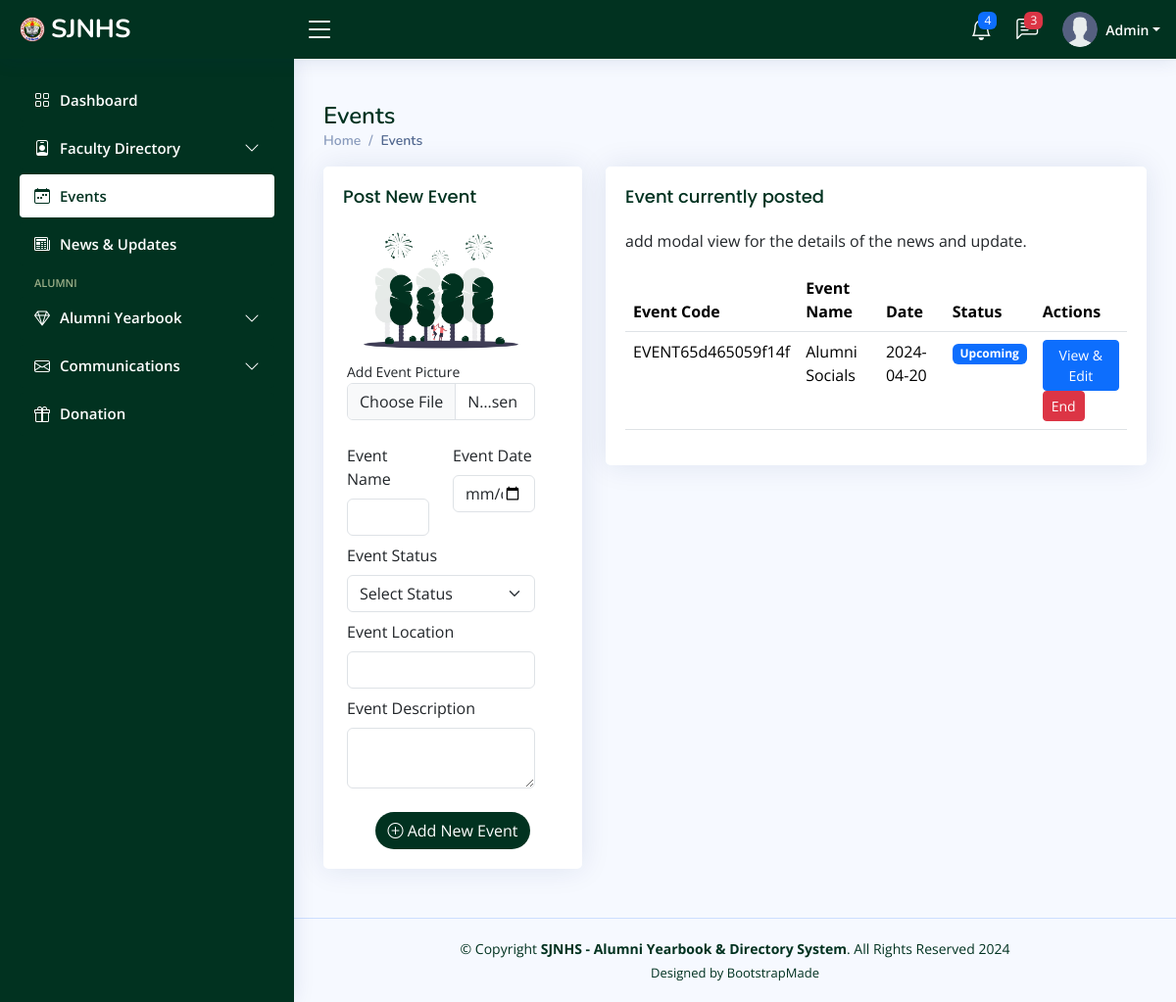
/admin/events.php (signed in), run on an earlier commit of the app's database.
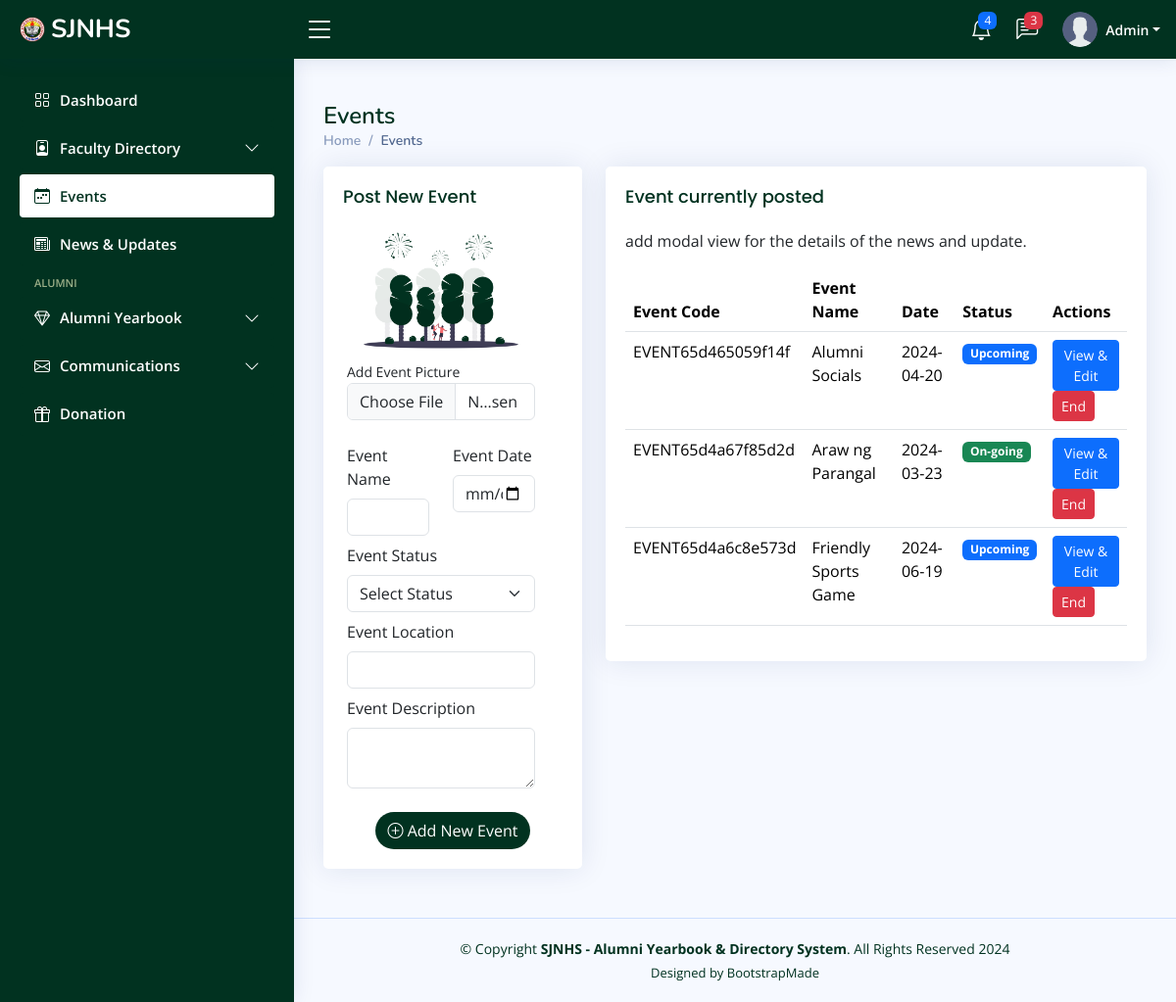
And on a later commit of the database.
### tables this page shows
CREATE TABLE `events` (
  `id` int(11) UNSIGNED NOT NULL,
  `eventsCode` varchar(255) NOT NULL,
  `eventName` varchar(255) NOT NULL,
  `eventDate` date NOT NULL,
  `eventStatus` int(11) NOT NULL,
  `eventLocation` varchar(255) NOT NULL,
  `eventDescription` text NOT NULL,
  `eventPicture` varchar(255) NOT NULL,
  `date_created` date NOT NULL DEFAULT current_timestamp()
);

### admin/events.php (the view, shortened to what the changed rows need)
<?php
include_once 'includes/header.php';
include_once 'includes/conn.php';
?>
<main id="main" class="main">
    <div class="pagetitle">
        <h1>Events</h1>
    </div>
    <section class="section">
        <div class="row">
            <div class="col-lg-8">
                <div class="card">
                    <div class="card-body">
                        <table class="table datatable">
                            <thead>
                                <tr>
                                    <th scope="col">Event Code</th>
                                    <th scope="col">Event Name</th>
                                    <th scope="col">Date</th>
                                    <th scope="col">Status</th>
                                    <th scope="col">Actions</th>
                                </tr>
                            </thead>
                            <tbody>
                                <?php
                                $sql = "SELECT * FROM events";
                                $result = mysqli_query($conn, $sql);
                                if (mysqli_num_rows($result) > 0) {
                                    while ($row = mysqli_fetch_assoc($result)) {
                                        echo "<tr>";
                                        echo "<td>{$row['eventsCode']}</td>";
                                        echo "<td>{$row['eventName']}</td>";
                                        echo "<td>{$row['eventDate']}</td>";
                                        echo "<td>";
                                        switch ($row['eventStatus']) {
                                            case "1":
                                                echo '<span class="badge bg-success">On-going</span>';
                                                break;
                                            case "2":
                                                echo '<span class="badge bg-primary">Upcoming</span>';
                                                break;
                                        }echo "</td>";
                                        echo "<td>
                                        <button class='btn btn-primary btn-sm' onclick='viewEditEvent({$row['id']})' data-bs-toggle='modal' data-bs-target='#eventModal'>View &amp; Edit</button>
                                                <button class='btn btn-danger btn-sm'>End</button>
                                            </td>";
                                        echo "</tr>";
                                    }
                                } else {
                                    echo "<tr><td colspan='5'>No events found</td></tr>";
                                }
                                ?>
                            </tbody>
                        </table>
                    </div>
                </div>
            </div>
        </div>
    </section>
</main>
<?php
include_once 'includes/footer.php';
?>

What changed in the data, as far as the page shows it:
added events: eventsCode "EVENT65d4a67f85d2d", eventName "Araw ng Parangal", eventDate "2024-03-23", eventStatus "On-going"
added events: eventsCode "EVENT65d4a6c8e573d", eventName "Friendly Sports Game", eventDate "2024-06-19", eventStatus "Upcoming"
